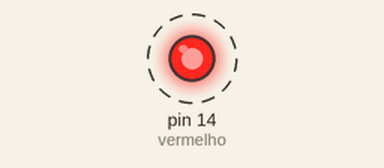
Simulated run of this sketch. Board: Arduino Uno, built with avr-gcc and run on an emulated ATmega328P. On the bench: output pins drawn as LEDs (lit = HIGH). Dashed ring = blinking.

Above: at 0.5 s.
Timing chart, 0 to 4.6 s (numbered marks = the images above):
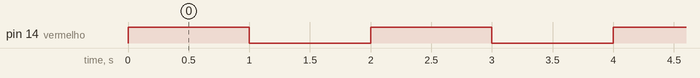

The sketch:

led_vermelho_RGB.ino
```cpp
 /* pino para acionar led na vermelho
    Autor(a): Diana Santos - Franzininho
    Data: 08/08/23
    Título: Exemplo 2 - Brilho Futurista: Criando Efeitos de Iluminação com LED RGB
    Descrição:Neste exemplo vamos  criar uma luz de sinalização utilizando a cor
    vermelha do LED RGB que está no pino 14 do nosso LAB.
*/

const int vermelho = 14; // Pino digital onde o LED está conectado

void setup() {
  pinMode(vermelho, OUTPUT); // Configura o pino do LED como saída
}

void loop() {
 // aciona o Led na cor vermelho:
  digitalWrite(vermelho, HIGH);  // Liga o LED vermelho do RGB
  delay(1000); // Mantém ligado por 1 segundo
  digitalWrite(vermelho, LOW); //Desliga o LED
  delay(1000); // Mantém ligado por 1 segundo vermelho do RGB
}
```

Measured:
- by itself, pin 14 (vermelho): alternates HIGH for 1.0 s and LOW for 1.0 s
